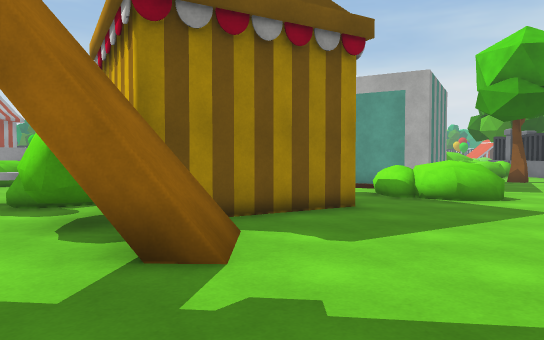
[1] (above)

24 first-person views from a walk through a scene from a Unity 3-D project. The camera is 1.3 m above the floor, tilts 2° down and sees 70° across. The floor is counted in squares, 1.49 m on a side. Each view is taken from the middle of a square. On the plan, view 1 faces up. The plan holds only what a view shows up to about 13 squares ahead; the rest is blank. The place goes on beyond the plan. The player character is not drawn. Some animated figures are left out. Surface patterns are stand-ins for the level's own textures.

[2]
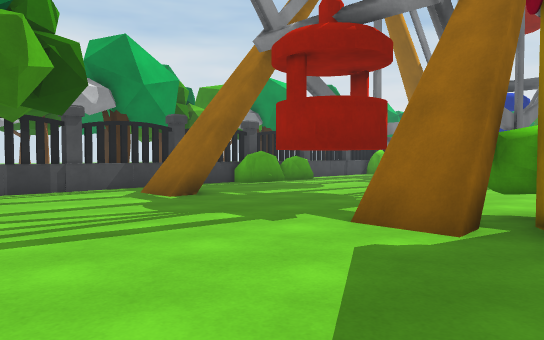

[3]
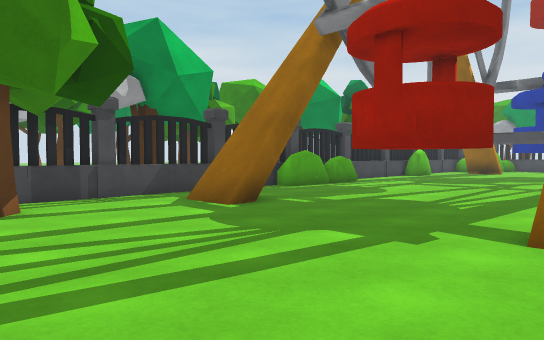

[4]
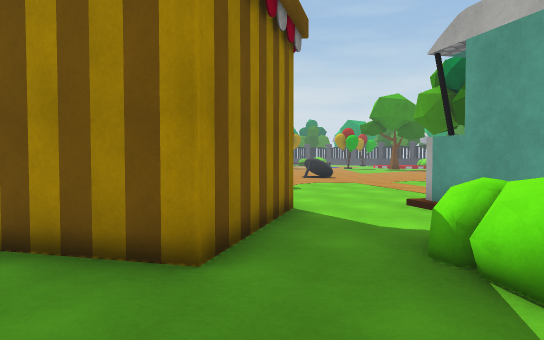

[5]
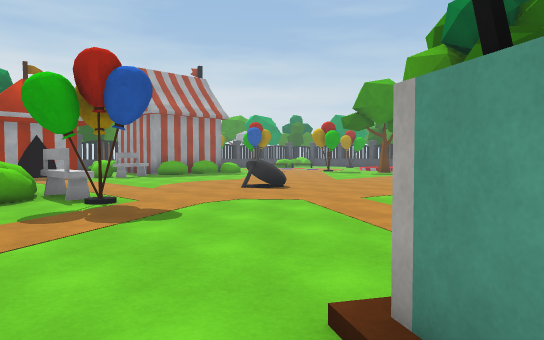

[6]
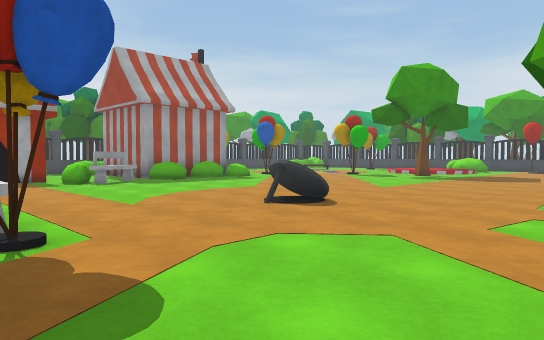

[7]
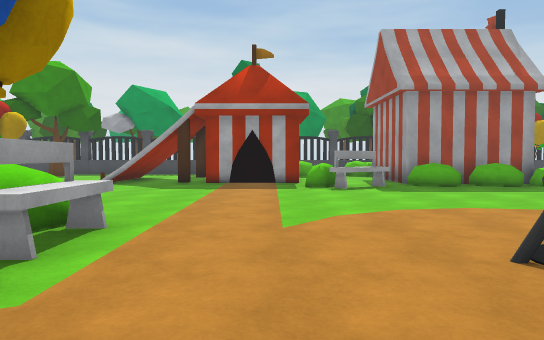

[8]
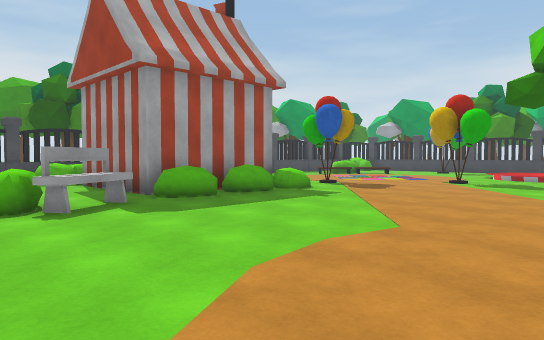

[9]
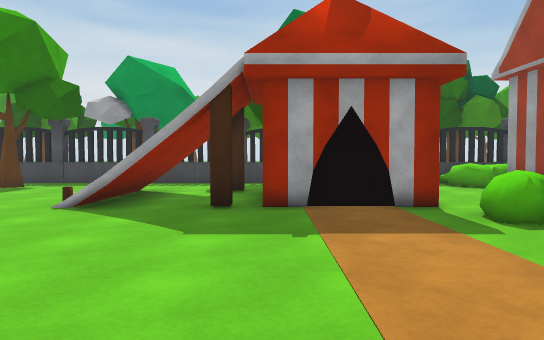

[10]
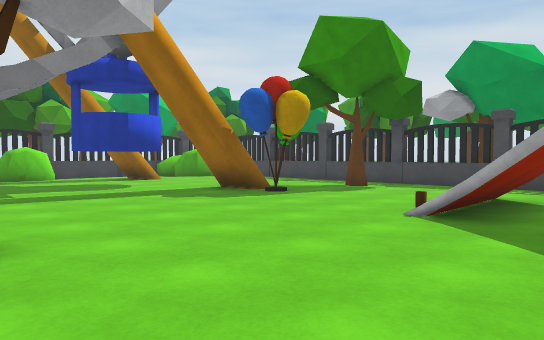

[11]
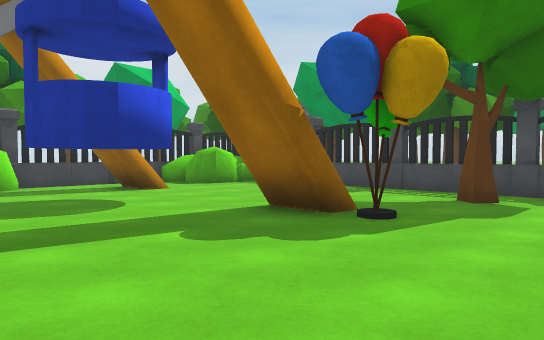

[12]
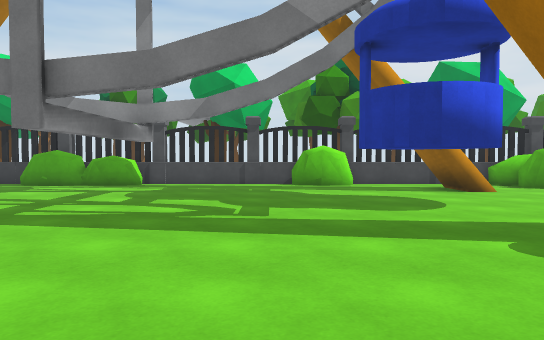

[13]
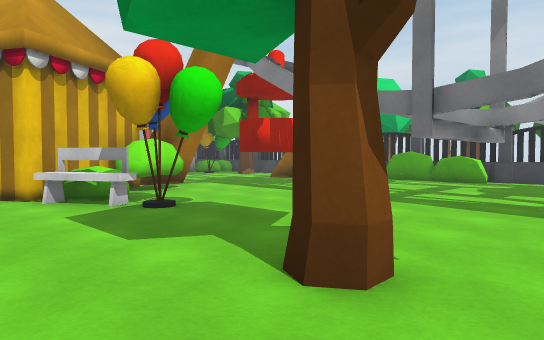

[14]
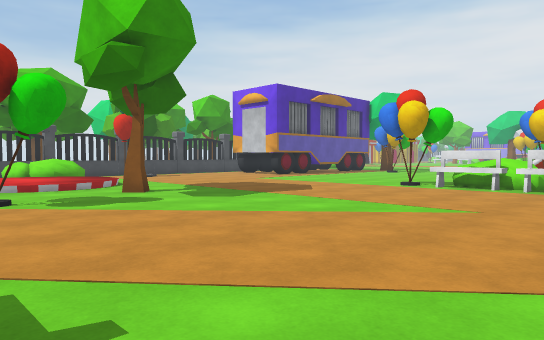

[15]
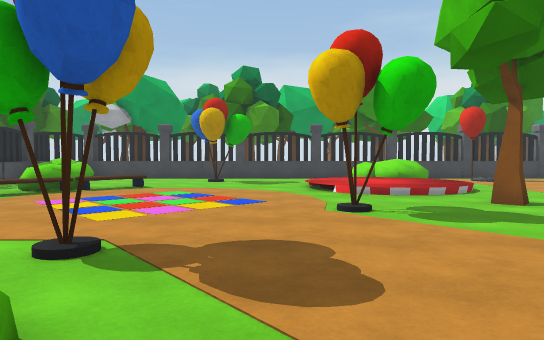

[16]
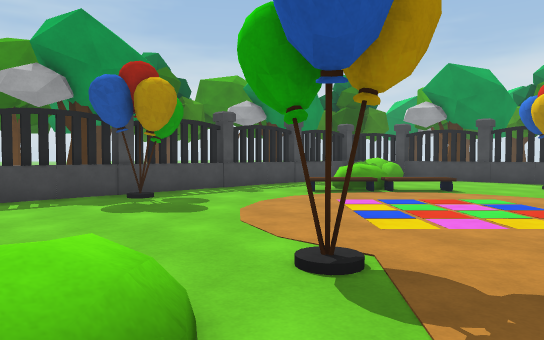

[17]
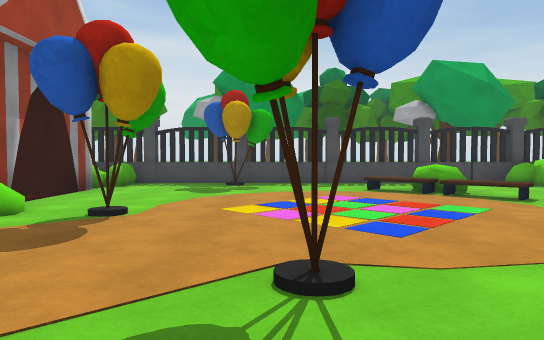

[18]
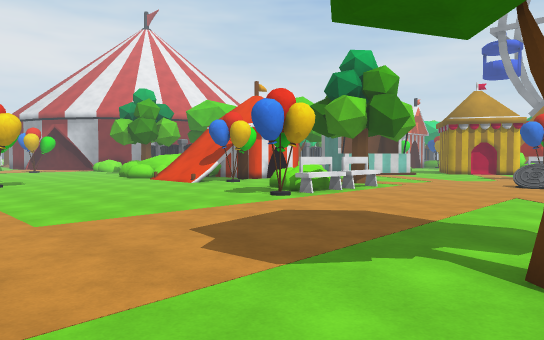

[19]
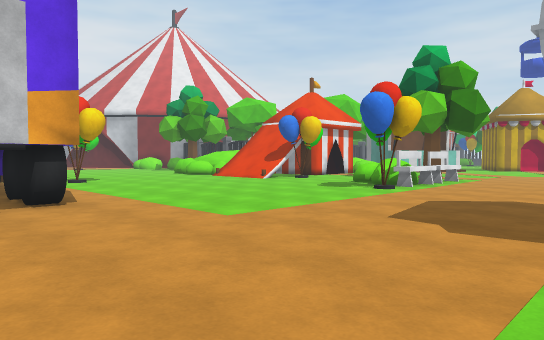

[20]
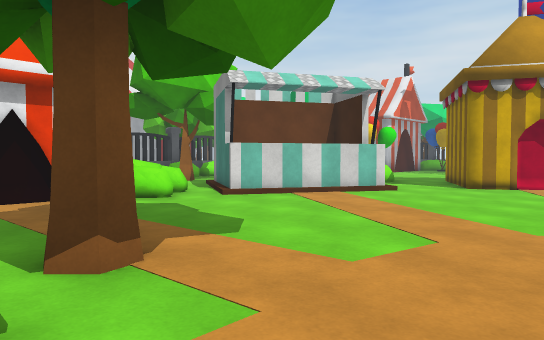

[21]
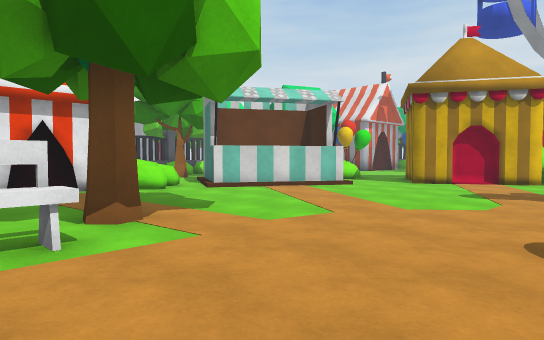

[22]
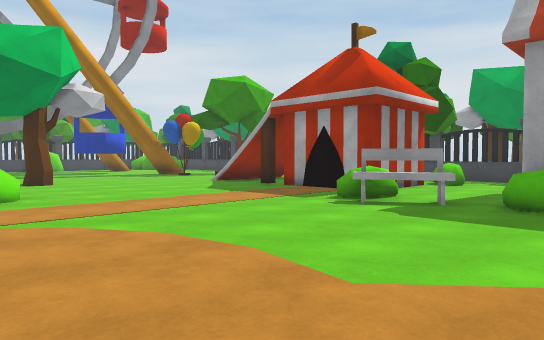

[23]
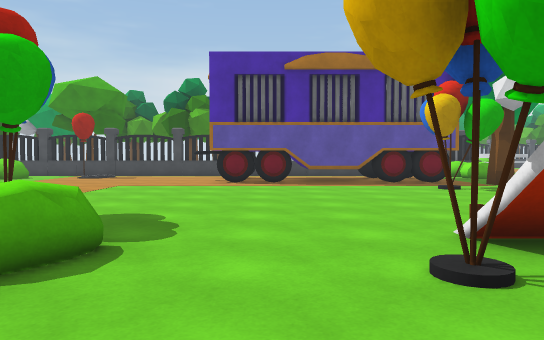

[24]
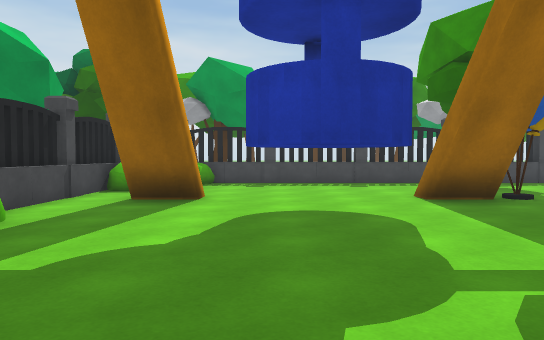

### Floor plan
Key: @ floor where view 1 was taken; # wall or solid block; x gap in a wall; . main floor; : floor 0.25 m higher than the main floor; + floor 1 m higher than the main floor; / step, stairs or slope; = window, fence, low wall or low ledge; ^ raised ledge; T thing the floor can be seen under or through; R tree; O other object.
Columns run from 22 left of view 1 to 4 right of it. Each row starts with its distance up from view 1.
 35 #O.....O... :OO....
 34 #........./:::/.......#
 33 #....O..../::::.......####^
 32 #..OO...../:::/............
 31 #..O......./:/.............
 30 #..........................
 29 #............R.............
 28 #.........OO...............
 27 #O.........................
 26 #......O...................
 25 #...................O......
 24 #O.....=............OOO...=
 23 #OO#####O...........OOO..O#
 22 # O    #O...........OO....#
 21 #      #............O....
 20 #+O   ##O............R.....
 19 #OO####O...................
 18 #.O....OO......OO.........
 17 #..O...OO.......O.........O
 16   OO###.O.................O
 15       #..................##
 14  R    #..................##
 13 #...  #.......OOOO......##
 12 #...#/#......OOO........#
 11 #..////.......OO........###
 10 #..////.........  ........#
  9 #.  .................##..OO
  8 #...........R.....O#####.OO
  7 #...............OOO## ##...
  6 #.R................O###....
  5 #.R..O.............OO......
  4 #....##.............##.....
  3 #....##.............TT.....
  2 #......#...........T.......
  1 #.....###.........T T......
  0 #..... ##.........  T.@...
 -1 #.........................
 -2 #OO..##.............##....
 -3  OOO.##............. #...R
 -4  OOO.x..OO....OOOO..x....
 -5   #######################

Positions as (right, up) in squares from view 1, and headings:
1: (0, 0), facing up
2: (4, 6), facing down-left
3: (4, 4), facing down-left
4: (4, 5), facing up-left
5: (2, 10), facing up-left
6: (-1, 12), facing up-left
7: (-3, 15), facing left
8: (-7, 15), facing up-left
9: (-9, 13), facing left
10: (-10, 12), facing down-left
11: (-12, 8), facing down-left
12: (-12, 8), facing down
13: (-12, 10), facing down-right
14: (-13, 20), facing up-right
15: (-13, 22), facing up
16: (-13, 23), facing up-left
17: (-9, 28), facing left
18: (-9, 33), facing down-right
19: (-7, 35), facing down-right
20: (-4, 21), facing down-right
21: (-6, 22), facing down-right
22: (-7, 21), facing down-left
23: (2, 20), facing up
24: (-9, 0), facing left
